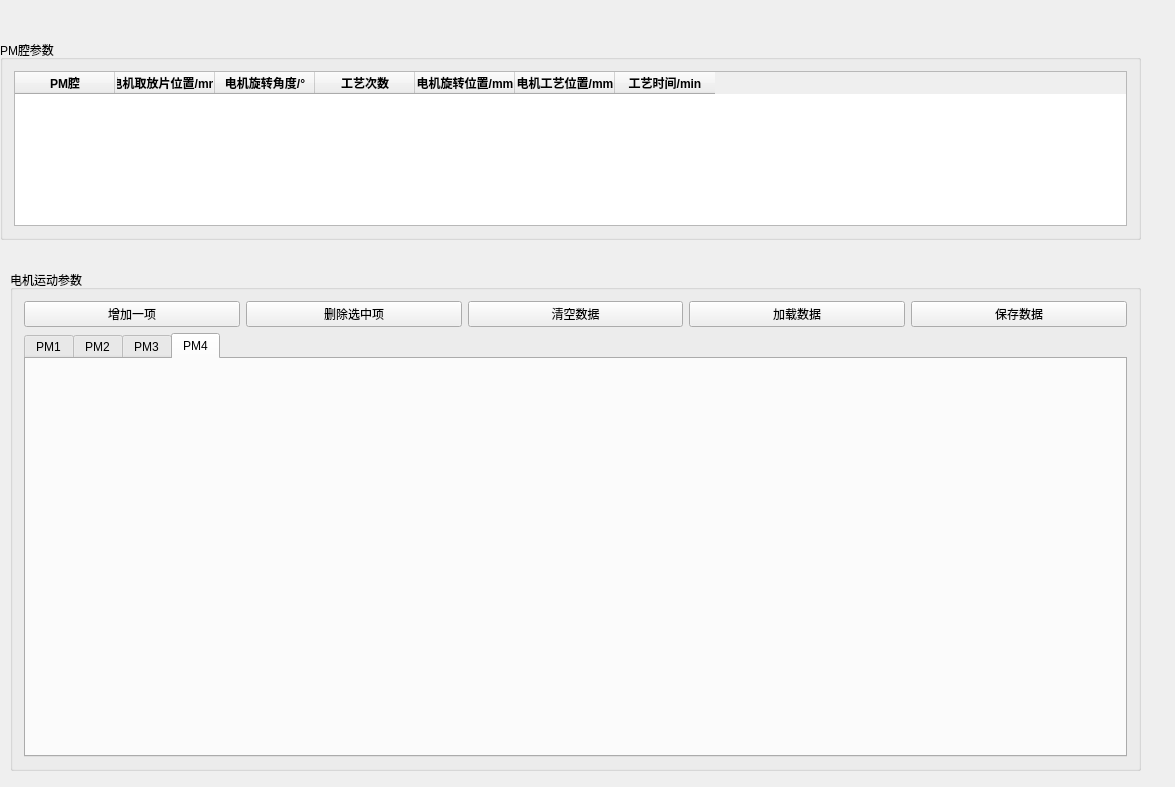
<?xml version="1.0" encoding="UTF-8"?>
<ui version="4.0">
 <class>QPmRecipeWidgetClass</class>
 <widget class="QWidget" name="QPmRecipeWidgetClass">
  <property name="geometry">
   <rect>
    <x>0</x>
    <y>0</y>
    <width>1175</width>
    <height>787</height>
   </rect>
  </property>
  <property name="windowTitle">
   <string>QPmRecipeWidget</string>
  </property>
  <widget class="QGroupBox" name="gbx_pm_parameter">
   <property name="geometry">
    <rect>
     <x>0</x>
     <y>40</y>
     <width>1141</width>
     <height>200</height>
    </rect>
   </property>
   <property name="maximumSize">
    <size>
     <width>16777215</width>
     <height>200</height>
    </size>
   </property>
   <property name="title">
    <string>PM腔参数</string>
   </property>
   <layout class="QHBoxLayout" name="horizontalLayout_2">
    <item>
     <widget class="QTableWidget" name="pm_cavity_param_edit_tbw">
      <property name="minimumSize">
       <size>
        <width>600</width>
        <height>0</height>
       </size>
      </property>
      <property name="maximumSize">
       <size>
        <width>16777215</width>
        <height>300</height>
       </size>
      </property>
      <property name="alternatingRowColors">
       <bool>true</bool>
      </property>
      <attribute name="horizontalHeaderVisible">
       <bool>true</bool>
      </attribute>
      <attribute name="verticalHeaderVisible">
       <bool>false</bool>
      </attribute>
      <column>
       <property name="text">
        <string>PM腔</string>
       </property>
       <property name="font">
        <font>
         <weight>75</weight>
         <bold>true</bold>
        </font>
       </property>
      </column>
      <column>
       <property name="text">
        <string>电机取放片位置/mm</string>
       </property>
       <property name="font">
        <font>
         <weight>75</weight>
         <bold>true</bold>
        </font>
       </property>
      </column>
      <column>
       <property name="text">
        <string>电机旋转角度/°</string>
       </property>
       <property name="font">
        <font>
         <weight>75</weight>
         <bold>true</bold>
        </font>
       </property>
      </column>
      <column>
       <property name="text">
        <string>工艺次数</string>
       </property>
       <property name="font">
        <font>
         <weight>75</weight>
         <bold>true</bold>
        </font>
       </property>
      </column>
      <column>
       <property name="text">
        <string>电机旋转位置/mm</string>
       </property>
       <property name="font">
        <font>
         <weight>75</weight>
         <bold>true</bold>
        </font>
       </property>
      </column>
      <column>
       <property name="text">
        <string>电机工艺位置/mm</string>
       </property>
       <property name="font">
        <font>
         <weight>75</weight>
         <bold>true</bold>
        </font>
       </property>
      </column>
      <column>
       <property name="text">
        <string>工艺时间/min</string>
       </property>
       <property name="font">
        <font>
         <weight>75</weight>
         <bold>true</bold>
        </font>
       </property>
      </column>
     </widget>
    </item>
   </layout>
  </widget>
  <widget class="QGroupBox" name="gbx_motor_parameter">
   <property name="geometry">
    <rect>
     <x>10</x>
     <y>270</y>
     <width>1131</width>
     <height>501</height>
    </rect>
   </property>
   <property name="title">
    <string>电机运动参数</string>
   </property>
   <layout class="QVBoxLayout" name="verticalLayout">
    <item>
     <layout class="QHBoxLayout" name="horizontalLayout">
      <item>
       <widget class="QPushButton" name="add_an_item_pbt">
        <property name="text">
         <string>增加一项</string>
        </property>
       </widget>
      </item>
      <item>
       <widget class="QPushButton" name="delete_the_selected_item_pbt">
        <property name="text">
         <string>删除选中项</string>
        </property>
       </widget>
      </item>
      <item>
       <widget class="QPushButton" name="clear_prams_pbt">
        <property name="text">
         <string>清空数据</string>
        </property>
       </widget>
      </item>
      <item>
       <widget class="QPushButton" name="load_prams_pbt">
        <property name="text">
         <string>加载数据</string>
        </property>
       </widget>
      </item>
      <item>
       <widget class="QPushButton" name="save_prams_pbt">
        <property name="text">
         <string>保存数据</string>
        </property>
       </widget>
      </item>
     </layout>
    </item>
    <item>
     <widget class="QTabWidget" name="tabWidget">
      <property name="currentIndex">
       <number>3</number>
      </property>
      <widget class="QWidget" name="tab">
       <attribute name="title">
        <string>PM1</string>
       </attribute>
      </widget>
      <widget class="QWidget" name="tab_2">
       <attribute name="title">
        <string>PM2</string>
       </attribute>
      </widget>
      <widget class="QWidget" name="tab_3">
       <attribute name="title">
        <string>PM3</string>
       </attribute>
      </widget>
      <widget class="QWidget" name="tab_4">
       <attribute name="title">
        <string>PM4</string>
       </attribute>
      </widget>
     </widget>
    </item>
   </layout>
  </widget>
 </widget>
 <layoutdefault spacing="6" margin="11"/>
 <resources/>
 <connections/>
</ui>
